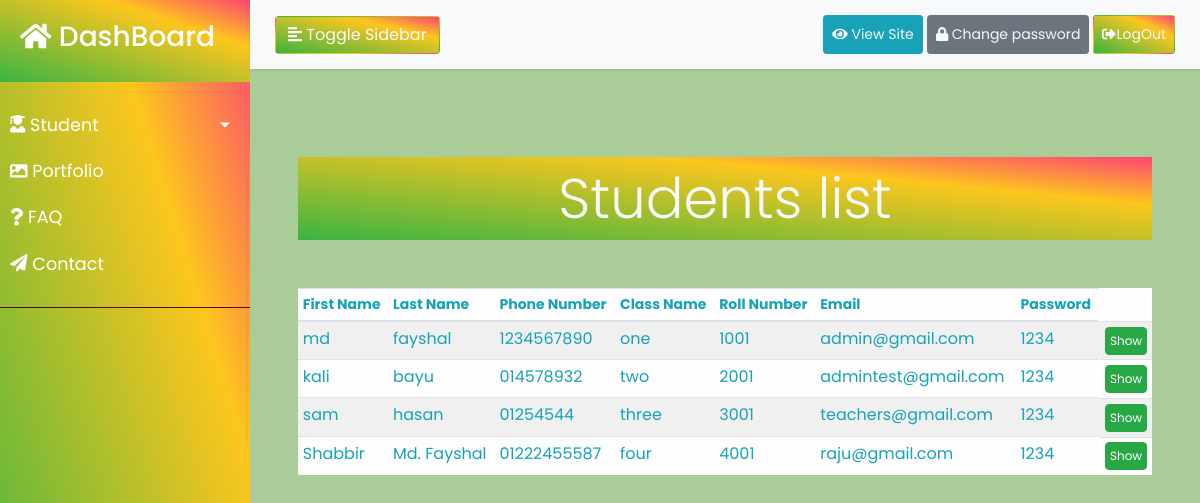
The page /studentlist.php (signed in) on the database its author committed.
### tables this page shows
CREATE TABLE IF NOT EXISTS `students` (
  `id` int NOT NULL AUTO_INCREMENT,
  `first_name` varchar(30) DEFAULT NULL,
  `last_name` varchar(30) DEFAULT NULL,
  `mobile` varchar(30) DEFAULT NULL,
  `roll_number` int DEFAULT NULL,
  `email` varchar(50) DEFAULT NULL,
  `student_pass` varchar(50) DEFAULT NULL,
  `class_id` int NOT NULL,
  PRIMARY KEY (`id`)
);

CREATE TABLE IF NOT EXISTS `classes` (
  `id` int NOT NULL AUTO_INCREMENT,
  `classname` varchar(30) DEFAULT NULL,
  PRIMARY KEY (`id`)
);

### studentlist.php (the view, shortened to what this page needs)
<?php
include('DBheader.php');
require_once('database.php');
?>
<?php
$info = "SELECT students.id,students.first_name,students.last_name,students.mobile,classes.classname,students.roll_number,students.email,students.student_pass FROM students INNER JOIN classes ON students.class_id=classes.id ORDER BY students.class_id";
$result = mysqli_query($connection,$info);
?>
    <div class="p-5">
            <h1 class="display-4 text-center text-light py-2 rgb mb-5 mx-auto">Students list</h1>
            <table class="table table-responsive-sm table-sm  table-light table-striped table-hover text-info pl-2">
                <thead>
                    <tr class="font ">
                    <th scope="col">First Name</th>
                    <th scope="col">Last Name</th>
                    <th scope="col">Phone Number</th>
                    <th scope="col">Class Name</th>
                    <th scope="col">Roll Number</th>
                    <th scope="col">Email</th>
                    <th scope="col">Password</th>
                    </tr>
                </thead>
                <tbody>
                <?php
                while ($lop=mysqli_fetch_assoc($result)){
                ?>
                    <tr class="text-left text-info">
                    <td><?php echo $lop['first_name'];?></td>
                    <td><?php echo $lop['last_name'];?></td>
                    <td><?php echo $lop['mobile'];?></td>
                    <td><?php echo $lop['classname'];?></td>
                    <td><?php echo $lop['roll_number'];?></td>
                    <td><?php echo $lop['email'];?></td>
                    <td><?php echo $lop['student_pass'];?></td>
                    <td class="text-info float-right">
                    <a href="studentshow.php?id=<?php echo $lop['id'];?>" class="btn xs btn-success">Show</a>
                    </td>
                    </tr>
                <?php }?>
                </tbody>
            </table>
    </div>
<?php include('DBfooter.php')?>

### sidebar.css (style rules this page uses)
body { font-family: 'Poppins', sans-serif; }
a, a:hover, a:focus { color: inherit; text-decoration: none; transition: all 0.3s; }

### style.css (style rules this page uses)
body { height: auto; width: auto; background-color: rgb(169, 204, 153); }
.rgb { background: linear-gradient(to top right, rgba(58, 180, 66, 1) 0%, rgba(253, 198, 29, 0.9948354341736695) 71%, rgba(252, 69, 116, 1) 100%); color: #fff; }
a.btn.xs { padding: 4px; font-size: 12px; }

### student.css (style rules this page uses)
.font { padding: auto; margin: auto; font-size: 14px; }
.btn.xs { padding: 4px; margin: 0px; font-size: 10px; }

### rows shown on the page
students: first_name "md", last_name "fayshal", mobile "1234567890", class.classname "one", roll_number "1001", email "admin@gmail.com", student_pass "1234"
students: first_name "kali", last_name "bayu", mobile "014578932", class.classname "two", roll_number "2001", email "admintest@gmail.com", student_pass "1234"
students: first_name "sam", last_name "hasan", mobile "01254544", class.classname "three", roll_number "3001", email "teachers@gmail.com", student_pass "1234"
students: first_name "Shabbir", last_name "Md. Fayshal", mobile "01222455587", class.classname "four", roll_number "4001", email "raju@gmail.com", student_pass "1234"
